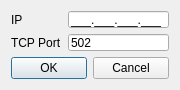
<?xml version="1.0" encoding="UTF-8"?>
<ui version="4.0">
 <class>SettingsModbusTCP</class>
 <widget class="QDialog" name="SettingsModbusTCP">
  <property name="geometry">
   <rect>
    <x>0</x>
    <y>0</y>
    <width>180</width>
    <height>90</height>
   </rect>
  </property>
  <property name="minimumSize">
   <size>
    <width>180</width>
    <height>90</height>
   </size>
  </property>
  <property name="maximumSize">
   <size>
    <width>180</width>
    <height>90</height>
   </size>
  </property>
  <property name="windowTitle">
   <string>Modbus TCP Settings</string>
  </property>
  <property name="windowIcon">
   <iconset resource="icons/pyModSlaveQt.qrc">
    <normaloff>:/img/network-16.png</normaloff>:/img/network-16.png</iconset>
  </property>
  <property name="modal">
   <bool>true</bool>
  </property>
  <layout class="QVBoxLayout" name="verticalLayout">
   <item>
    <layout class="QGridLayout" name="gridLayout">
     <item row="1" column="1">
      <widget class="QLineEdit" name="leTCPPort">
       <property name="text">
        <string>502</string>
       </property>
      </widget>
     </item>
     <item row="1" column="0">
      <widget class="QLabel" name="lblTCPPort">
       <property name="text">
        <string>TCP Port</string>
       </property>
       <property name="buddy">
        <cstring>leTCPPort</cstring>
       </property>
      </widget>
     </item>
     <item row="0" column="0">
      <widget class="QLabel" name="lblIP">
       <property name="text">
        <string>IP</string>
       </property>
      </widget>
     </item>
     <item row="0" column="1">
      <widget class="QLineEdit" name="leIP">
       <property name="inputMask">
        <string>999.999.999.999;_</string>
       </property>
      </widget>
     </item>
    </layout>
   </item>
   <item>
    <widget class="QDialogButtonBox" name="buttonBox">
     <property name="orientation">
      <enum>Qt::Horizontal</enum>
     </property>
     <property name="standardButtons">
      <set>QDialogButtonBox::Cancel|QDialogButtonBox::Ok</set>
     </property>
    </widget>
   </item>
  </layout>
 </widget>
 <resources>
  <include location="icons/pyModSlaveQt.qrc"/>
 </resources>
 <connections>
  <connection>
   <sender>buttonBox</sender>
   <signal>accepted()</signal>
   <receiver>SettingsModbusTCP</receiver>
   <slot>accept()</slot>
   <hints>
    <hint type="sourcelabel">
     <x>248</x>
     <y>254</y>
    </hint>
    <hint type="destinationlabel">
     <x>157</x>
     <y>274</y>
    </hint>
   </hints>
  </connection>
  <connection>
   <sender>buttonBox</sender>
   <signal>rejected()</signal>
   <receiver>SettingsModbusTCP</receiver>
   <slot>reject()</slot>
   <hints>
    <hint type="sourcelabel">
     <x>316</x>
     <y>260</y>
    </hint>
    <hint type="destinationlabel">
     <x>286</x>
     <y>274</y>
    </hint>
   </hints>
  </connection>
 </connections>
</ui>
